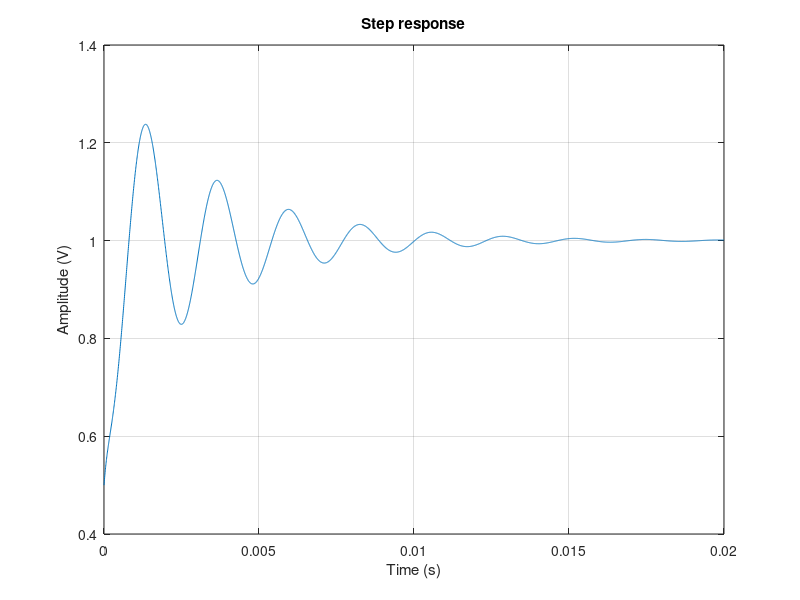

Write MATLAB code to recreate this figure.
% coefficients of the transfer function:
% order:
%     s^   3,       2,        1,          0
N     = [0.5, 4166.67,  5494500, 4.57875e10]; % numerator
D     = [  1, 6666.67, 10989000, 4.57875e10]; % denominator
Nstep = [0 N];
Dstep = [D 0]; % inc the order of D(s)

% generate transfer function, H(s)
H            = tf(Nstep, Dstep);
[z, p,    k] = zpkdata(H, 'v');       % zeros, poles, gain
[r, ptmp, k] = residue(Nstep, Dstep); % residues r -> are the K_i values

% print out the residues over the poles
for i = 1 : 4
   fprintf("\n%d -> %s\n\t----------------------\n\t%s\n", ...
    i, num2str(r(i)), num2str(p(i)) );
end


dt = 5e-6;
t  = (0:dt:20e-3);
y = 1.0 + -0.2145 .* exp(-6.0961e3 .* t) ...
    + 2 .* 0.175429 .* exp(-0.2853e3 .* t) .* cos(2.7257e3 .* t + deg2rad(144.489));
figure;
plot(t, y);
title('Step response');
xlabel('Time (s)');
ylabel('Amplitude (V)');
grid on;

% step response
% Y = (1 / s) H(s)

